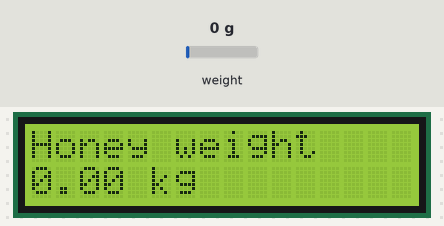
Bench run of a sketch on a simulated Arduino Uno, built with avr-gcc and run on an emulated ATmega328P. Parts: 16×2 character LCD. The inputs (shaded band) are chosen by the test bench; at power-on: weight on the scale 0 g. What the sketch prints to the serial monitor is not drawn.

Above: at 3.4 s.
3.5 s: weight on the scale set to 100 g
At 5.7 s:
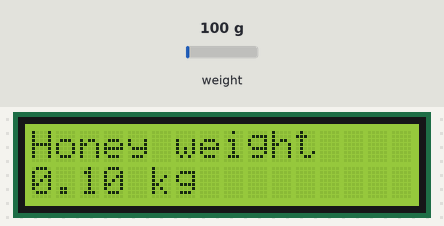
6.0 s: weight on the scale set to 1250 g
At 7.6 s:
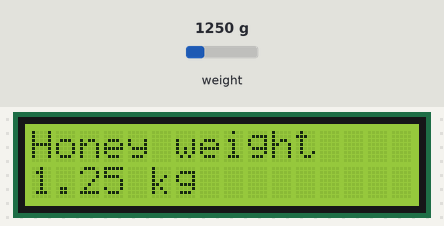
8.2 s: weight on the scale set to 2500 g
At 9.5 s:
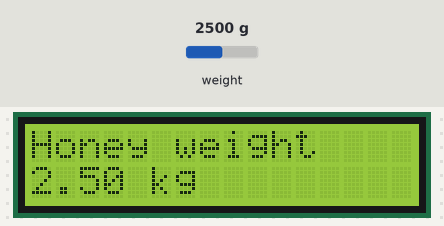
Timing chart, 0 to 11.2 s (numbered marks = the images above; inputs shaded):
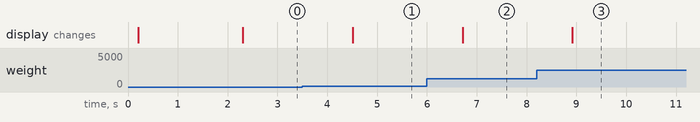

The sketch:

arduino-ruche.ino
```cpp
/*
 Setup your scale and start the sketch WITHOUT a weight on the scale
 Once readings are displayed place the weight on the scale
 Press +/- or a/z to adjust the calibration_factor until the output readings match the known weight
 Arduino pin 3 -> HX711 CLK
 Arduino pin 2 -> HX711 DOUT
 Arduino pin 5V -> HX711 VCC
 Arduino pin GND -> HX711 GND
*/
#include "HX711.h"
#include <LiquidCrystal.h>

// select the pins used on the LCD panel
LiquidCrystal lcd(8, 9, 4, 5, 6, 7);

// define some values used by the panel and buttons
int lcd_key = 0;
int adc_key_in = 0;
#define btnRIGHT 0
#define btnUP 1
#define btnDOWN 2
#define btnLEFT 3
#define btnSELECT 4
#define btnNONE 5

// define interval in ms between 2 mesurements
#define interval 1000

// select the pins used for scale
HX711 scale(2, 3);
float calibration_factor = 107000; // this calibration factor is adjusted according to my load cell
float units;
float ounces;

// read the buttons
int read_LCD_buttons()
{
  adc_key_in = analogRead(0); // read the value from the sensor
  // my buttons when read are centered at these valies: 0, 144, 329, 504, 741
  // we add approx 50 to those values and check to see if we are close
  if (adc_key_in > 1000)
    return btnNONE; // We make this the 1st option for speed reasons since it will be the most likely result
  // For V1.1 us this threshold
  if (adc_key_in < 50)
    return btnRIGHT;
  if (adc_key_in < 250)
    return btnUP;
  if (adc_key_in < 450)
    return btnDOWN;
  if (adc_key_in < 650)
    return btnLEFT;
  if (adc_key_in < 850)
    return btnSELECT;

  // For V1.0 comment the other threshold and use the one below:
  if (adc_key_in < 50)   return btnRIGHT;
  if (adc_key_in < 195)  return btnUP;
  if (adc_key_in < 380)  return btnDOWN;
  if (adc_key_in < 555)  return btnLEFT;
  if (adc_key_in < 790)  return btnSELECT;

  return btnNONE; // when all others fail, return this...
}

void setup()
{
  // setup console
  Serial.begin(9600);
  Serial.println("HX711 calibration sketch");
  Serial.println("Remove all weight from scale");
  Serial.println("After readings begin, place known weight on scale");
  Serial.println("Press + or a to increase calibration factor");
  Serial.println("Press - or z to decrease calibration factor");

  // setup lcd
  lcd.begin(16, 2); // start the library
  lcd.setCursor(0, 0);
  lcd.print("Honey weight"); // print a simple message

  // setup scale
  scale.set_scale();
  scale.tare(); //Reset the scale to 0
  long zero_factor = scale.read_average(); //Get a baseline reading
  Serial.print("Zero factor: "); //This can be used to remove the need to tare the scale. Useful in permanent scale projects.
  Serial.println(zero_factor);
}

void loop()
{
  // scale loop
  scale.set_scale(calibration_factor); //Adjust to this calibration factor

  Serial.print("Reading: ");
  units = scale.get_units(), 100;
  if (units < 0)
  {
    units = 0.00;
  }
  ounces = units * 0.035274;

  // console display
  Serial.print(units);
  Serial.print(" kg");
  Serial.print(" calibration_factor: ");
  Serial.print(calibration_factor);
  Serial.println();

  // lcd display
  lcd.setCursor(0, 1);        // move cursor to second line "1" and 0 spaces over
  lcd.print(units);
  lcd.print(" kg");

  delay(interval);
}
```

Measured:
- after the input at 3.5 s, the display: changes after 1.0 s (image 1)
- after the input at 6.0 s, the display: changes after 0.72 s (image 2)
- after the input at 8.2 s, the display: changes after 0.72 s (image 3)
